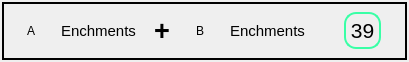
<?xml version="1.0" encoding="UTF-8"?>
<ui version="4.0">
 <class>ItemWidget_FlowStep</class>
 <widget class="QWidget" name="ItemWidget_FlowStep">
  <property name="geometry">
   <rect>
    <x>0</x>
    <y>0</y>
    <width>409</width>
    <height>62</height>
   </rect>
  </property>
  <property name="sizePolicy">
   <sizepolicy hsizetype="Preferred" vsizetype="Preferred">
    <horstretch>0</horstretch>
    <verstretch>0</verstretch>
   </sizepolicy>
  </property>
  <property name="windowTitle">
   <string>Form</string>
  </property>
  <layout class="QGridLayout" name="BasisLayout">
   <property name="sizeConstraint">
    <enum>QLayout::SetDefaultConstraint</enum>
   </property>
   <property name="leftMargin">
    <number>2</number>
   </property>
   <property name="topMargin">
    <number>2</number>
   </property>
   <property name="rightMargin">
    <number>2</number>
   </property>
   <property name="bottomMargin">
    <number>2</number>
   </property>
   <item row="0" column="0">
    <widget class="QFrame" name="frame_2">
     <property name="frameShape">
      <enum>QFrame::Box</enum>
     </property>
     <property name="frameShadow">
      <enum>QFrame::Plain</enum>
     </property>
     <property name="lineWidth">
      <number>2</number>
     </property>
     <property name="midLineWidth">
      <number>0</number>
     </property>
     <layout class="QHBoxLayout" name="horizontalLayout_4">
      <property name="spacing">
       <number>6</number>
      </property>
      <property name="leftMargin">
       <number>3</number>
      </property>
      <property name="topMargin">
       <number>3</number>
      </property>
      <property name="rightMargin">
       <number>3</number>
      </property>
      <property name="bottomMargin">
       <number>3</number>
      </property>
      <item>
       <widget class="QWidget" name="widget" native="true">
        <property name="sizePolicy">
         <sizepolicy hsizetype="Preferred" vsizetype="Preferred">
          <horstretch>0</horstretch>
          <verstretch>0</verstretch>
         </sizepolicy>
        </property>
        <layout class="QHBoxLayout" name="horizontalLayout">
         <property name="leftMargin">
          <number>0</number>
         </property>
         <property name="topMargin">
          <number>0</number>
         </property>
         <property name="rightMargin">
          <number>0</number>
         </property>
         <property name="bottomMargin">
          <number>0</number>
         </property>
         <item>
          <widget class="QToolButton" name="iconA">
           <property name="sizePolicy">
            <sizepolicy hsizetype="Maximum" vsizetype="Maximum">
             <horstretch>0</horstretch>
             <verstretch>0</verstretch>
            </sizepolicy>
           </property>
           <property name="minimumSize">
            <size>
             <width>48</width>
             <height>48</height>
            </size>
           </property>
           <property name="text">
            <string>A</string>
           </property>
           <property name="iconSize">
            <size>
             <width>32</width>
             <height>32</height>
            </size>
           </property>
           <property name="checkable">
            <bool>true</bool>
           </property>
           <property name="checked">
            <bool>false</bool>
           </property>
           <property name="autoRaise">
            <bool>true</bool>
           </property>
          </widget>
         </item>
         <item>
          <widget class="QLabel" name="enchA">
           <property name="sizePolicy">
            <sizepolicy hsizetype="MinimumExpanding" vsizetype="Preferred">
             <horstretch>0</horstretch>
             <verstretch>0</verstretch>
            </sizepolicy>
           </property>
           <property name="font">
            <font>
             <pointsize>11</pointsize>
            </font>
           </property>
           <property name="text">
            <string>Enchments</string>
           </property>
           <property name="alignment">
            <set>Qt::AlignLeading|Qt::AlignLeft|Qt::AlignVCenter</set>
           </property>
          </widget>
         </item>
        </layout>
       </widget>
      </item>
      <item>
       <widget class="QLabel" name="label_3">
        <property name="sizePolicy">
         <sizepolicy hsizetype="Fixed" vsizetype="Fixed">
          <horstretch>0</horstretch>
          <verstretch>0</verstretch>
         </sizepolicy>
        </property>
        <property name="font">
         <font>
          <pointsize>20</pointsize>
          <bold>true</bold>
         </font>
        </property>
        <property name="text">
         <string>+</string>
        </property>
        <property name="alignment">
         <set>Qt::AlignCenter</set>
        </property>
       </widget>
      </item>
      <item>
       <widget class="QWidget" name="widget_2" native="true">
        <property name="sizePolicy">
         <sizepolicy hsizetype="Preferred" vsizetype="Preferred">
          <horstretch>0</horstretch>
          <verstretch>0</verstretch>
         </sizepolicy>
        </property>
        <layout class="QHBoxLayout" name="horizontalLayout_2">
         <property name="leftMargin">
          <number>0</number>
         </property>
         <property name="topMargin">
          <number>0</number>
         </property>
         <property name="rightMargin">
          <number>0</number>
         </property>
         <property name="bottomMargin">
          <number>0</number>
         </property>
         <item>
          <widget class="QToolButton" name="iconB">
           <property name="sizePolicy">
            <sizepolicy hsizetype="Maximum" vsizetype="Maximum">
             <horstretch>0</horstretch>
             <verstretch>0</verstretch>
            </sizepolicy>
           </property>
           <property name="minimumSize">
            <size>
             <width>48</width>
             <height>48</height>
            </size>
           </property>
           <property name="text">
            <string>B</string>
           </property>
           <property name="iconSize">
            <size>
             <width>32</width>
             <height>32</height>
            </size>
           </property>
           <property name="checkable">
            <bool>true</bool>
           </property>
           <property name="autoRaise">
            <bool>true</bool>
           </property>
          </widget>
         </item>
         <item>
          <widget class="QLabel" name="enchB">
           <property name="sizePolicy">
            <sizepolicy hsizetype="MinimumExpanding" vsizetype="Preferred">
             <horstretch>0</horstretch>
             <verstretch>0</verstretch>
            </sizepolicy>
           </property>
           <property name="font">
            <font>
             <pointsize>11</pointsize>
            </font>
           </property>
           <property name="text">
            <string>Enchments</string>
           </property>
          </widget>
         </item>
        </layout>
       </widget>
      </item>
      <item>
       <spacer name="horizontalSpacer">
        <property name="orientation">
         <enum>Qt::Horizontal</enum>
        </property>
        <property name="sizeType">
         <enum>QSizePolicy::Minimum</enum>
        </property>
        <property name="sizeHint" stdset="0">
         <size>
          <width>21</width>
          <height>20</height>
         </size>
        </property>
       </spacer>
      </item>
      <item>
       <widget class="QFrame" name="frame">
        <property name="sizePolicy">
         <sizepolicy hsizetype="Fixed" vsizetype="Fixed">
          <horstretch>0</horstretch>
          <verstretch>0</verstretch>
         </sizepolicy>
        </property>
        <property name="minimumSize">
         <size>
          <width>36</width>
          <height>36</height>
         </size>
        </property>
        <property name="sizeIncrement">
         <size>
          <width>0</width>
          <height>0</height>
         </size>
        </property>
        <property name="baseSize">
         <size>
          <width>0</width>
          <height>0</height>
         </size>
        </property>
        <property name="styleSheet">
         <string notr="true">#frame {
	border-radius: 12px;
	border: 2px solid rgb(57, 255, 166);
}</string>
        </property>
        <property name="frameShape">
         <enum>QFrame::Panel</enum>
        </property>
        <property name="frameShadow">
         <enum>QFrame::Plain</enum>
        </property>
        <layout class="QGridLayout" name="gridLayout">
         <property name="sizeConstraint">
          <enum>QLayout::SetDefaultConstraint</enum>
         </property>
         <property name="leftMargin">
          <number>3</number>
         </property>
         <property name="topMargin">
          <number>3</number>
         </property>
         <property name="rightMargin">
          <number>3</number>
         </property>
         <property name="bottomMargin">
          <number>3</number>
         </property>
         <property name="horizontalSpacing">
          <number>0</number>
         </property>
         <property name="verticalSpacing">
          <number>6</number>
         </property>
         <item row="0" column="0">
          <widget class="QLabel" name="cost">
           <property name="sizePolicy">
            <sizepolicy hsizetype="Fixed" vsizetype="Fixed">
             <horstretch>0</horstretch>
             <verstretch>0</verstretch>
            </sizepolicy>
           </property>
           <property name="minimumSize">
            <size>
             <width>27</width>
             <height>27</height>
            </size>
           </property>
           <property name="font">
            <font>
             <pointsize>16</pointsize>
            </font>
           </property>
           <property name="text">
            <string>39</string>
           </property>
           <property name="alignment">
            <set>Qt::AlignCenter</set>
           </property>
          </widget>
         </item>
        </layout>
       </widget>
      </item>
      <item>
       <spacer name="horizontalSpacer_2">
        <property name="orientation">
         <enum>Qt::Horizontal</enum>
        </property>
        <property name="sizeType">
         <enum>QSizePolicy::Fixed</enum>
        </property>
        <property name="sizeHint" stdset="0">
         <size>
          <width>21</width>
          <height>20</height>
         </size>
        </property>
       </spacer>
      </item>
     </layout>
    </widget>
   </item>
  </layout>
 </widget>
 <resources/>
 <connections/>
</ui>
